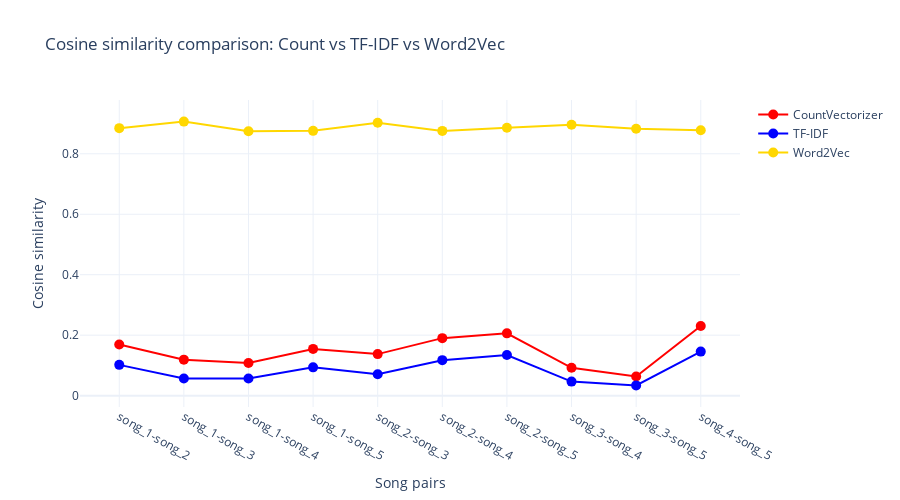

The cell this chart's notebook holds for it:
### Code cell
import plotly.graph_objs as go
from sklearn.metrics.pairwise import cosine_similarity

word2vec_sim = cosine_similarity(word2vec_df)
word2vec_sim_df = pd.DataFrame(
    word2vec_sim,
    index=[f"song_{i+1}" for i in range(len(word2vec_sim))],
    columns=[f"song_{i+1}" for i in range(len(word2vec_sim))]
)

pairs = []
count_vals = []
tfidf_vals = []
w2v_vals = []

songs = list(count_sim_df.index)

for i in range(len(songs)):
    for j in range(i+1, len(songs)):
        pair = f"{songs[i]}-{songs[j]}"
        pairs.append(pair)
        count_vals.append(count_sim_df.iloc[i, j])
        tfidf_vals.append(tfidf_sim_df.iloc[i, j])
        w2v_vals.append(word2vec_sim_df.iloc[i, j])

fig = go.Figure()

fig.add_trace(go.Scatter(
    x=pairs, y=count_vals,
    mode='markers+lines',
    name='CountVectorizer',
    marker=dict(color='red', size=10)
))

fig.add_trace(go.Scatter(
    x=pairs, y=tfidf_vals,
    mode='markers+lines',
    name='TF-IDF',
    marker=dict(color='blue', size=10)
))

fig.add_trace(go.Scatter(
    x=pairs, y=w2v_vals,
    mode='markers+lines',
    name='Word2Vec',
    marker=dict(color='gold', size=10)
))

fig.update_layout(
    width=900,
    height=500,
    title="Cosine similarity comparison: Count vs TF-IDF vs Word2Vec",
    xaxis_title="Song pairs",
    yaxis_title="Cosine similarity",
    hovermode="x unified",
    template="plotly_white"
)

fig.show()

### Figure 1 — Plotly figure (JSON) as saved in the notebook; plotly's stock layout.template omitted (floating-point values rounded to 4 significant figures)
{"data": [{"marker": {"color": "red", "size": 10}, "mode": "markers+lines", "name": "CountVectorizer", "x": ["song_1-song_2", "song_1-song_3", "song_1-song_4", "song_1-song_5", "song_2-song_3", "song_2-song_4", "song_2-song_5", "song_3-song_4", "song_3-song_5", "song_4-song_5"], "y": [0.1694, 0.1191, 0.1079, 0.1546, 0.1374, 0.1902, 0.206, 0.09222, 0.06351, 0.2302], "type": "scatter"}, {"marker": {"color": "blue", "size": 10}, "mode": "markers+lines", "name": "TF-IDF", "x": ["song_1-song_2", "song_1-song_3", "song_1-song_4", "song_1-song_5", "song_2-song_3", "song_2-song_4", "song_2-song_5", "song_3-song_4", "song_3-song_5", "song_4-song_5"], "y": [0.1018, 0.05676, 0.05653, 0.09358, 0.07089, 0.1174, 0.1346, 0.04643, 0.03386, 0.1457], "type": "scatter"}, {"marker": {"color": "gold", "size": 10}, "mode": "markers+lines", "name": "Word2Vec", "x": ["song_1-song_2", "song_1-song_3", "song_1-song_4", "song_1-song_5", "song_2-song_3", "song_2-song_4", "song_2-song_5", "song_3-song_4", "song_3-song_5", "song_4-song_5"], "y": [0.8848, 0.9065, 0.8744, 0.8758, 0.9028, 0.8758, 0.886, 0.896, 0.8831, 0.8781], "type": "scatter"}], "layout": {"width": 900, "height": 500, "title": {"text": "Cosine similarity comparison: Count vs TF-IDF vs Word2Vec"}, "xaxis": {"title": {"text": "Song pairs"}}, "yaxis": {"title": {"text": "Cosine similarity"}}, "hovermode": "x unified"}}
